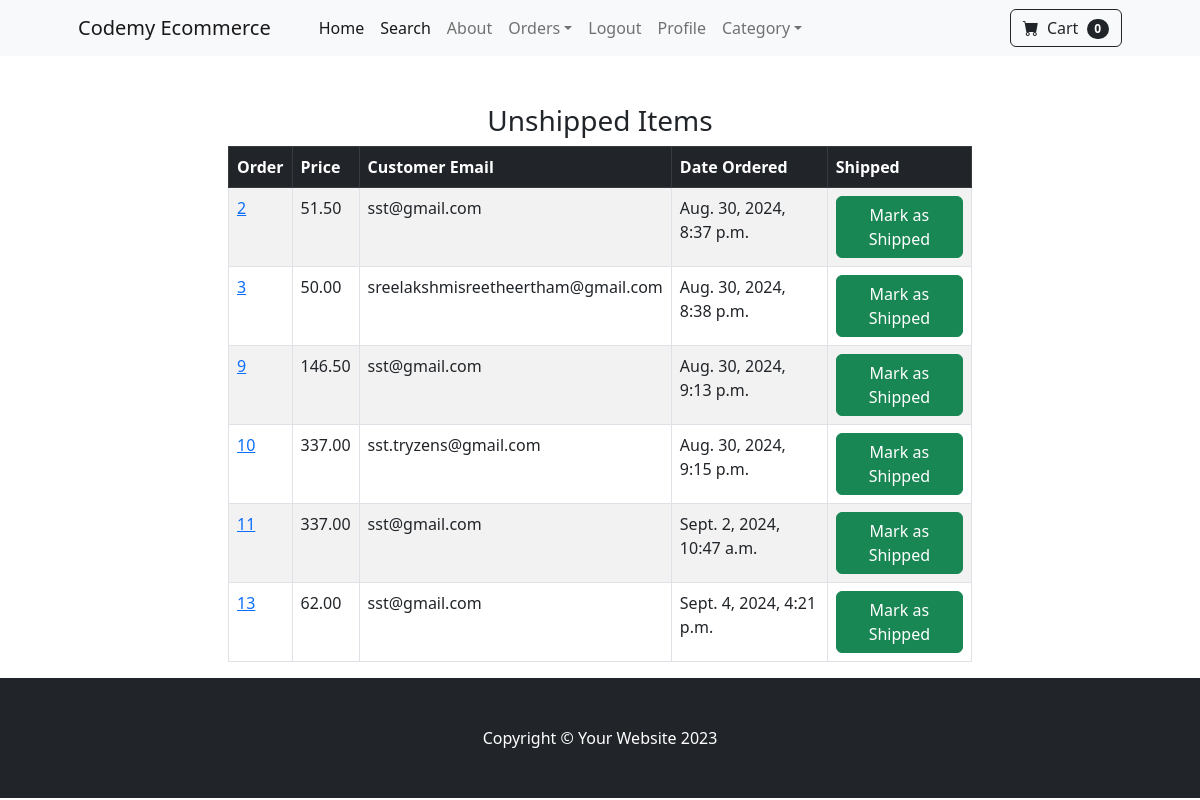
Page /payment/not_shipped_dash (signed in) on the committed database.
### payment/models.py (models this page shows, shortened)
class Order(models.Model):
    user = models.ForeignKey(User,on_delete=models.CASCADE,null=True,blank=True)
    full_name =  models.CharField(max_length=250)
    email = models.EmailField(max_length=250)
    shipping_address = models.TextField(max_length=15000)
    amount_paid = models.DecimalField(max_digits=7,decimal_places=2)
    date_ordered = models.DateTimeField(auto_now_add=True)
    shipped =  models.BooleanField(default=False)
    date_shipped = models.DateTimeField(blank=True,null=True)

### payment/views.py (the view, shortened to what this page needs)
# urls.py: path('not_shipped_dash',views.not_shipped_dash,name='not_shipped_dash'),
def not_shipped_dash(request):
    if request.user.is_authenticated and request.user.is_superuser:
        orders = Order.objects.filter(shipped = False)
        return render(request,'payment/not_shipped_dash.html',{"orders":orders})
    else:
        messages.success(request,"Access denied")
        return redirect('home')

### cart/context_processor.py (called while the page is built)
def cart(request):
    return {'csrt':Cart(request)}

### payment/templates/payment/not_shipped_dash.html (shortened to what this page needs)
{% extends 'base.html' %}
{% block content %}
<div class="container">
    <div class="row">
        <center>
            <div class="col-8">
                <br/><br/>
                <h3>Unshipped Items</h3>
                <table class="table table-striped table-hover table-bordered">
                    <thead class="table-dark">
                      <tr>
                        <th scope="col">Order</th>
                        <th scope="col">Price</th>
                        <th scope="col">Customer Email</th>
                        <th scope="col">Date Ordered</th>
                        <th scope="col">Shipped</th>
                      </tr>
                    </thead>
                    <tbody>
                    {% for item in orders %}
                      <tr>
                        <td><a href="{% url 'orders' item.id %}" >{{item.id}}</a></td>
                        <td>{{item.amount_paid}}</td>
                        <td>{{item.email}}</td>
                        <td>{{item.date_ordered}}</td>
                        <td>
                          <form method="POST">
                            <button type="submit" class="btn btn-success">Mark as Shipped</button>
                          </form>
                        </td>
                      </tr>
                    {% endfor %}
                    </tbody>
                </table>
            </div>
        </center>
    </div>
</div>
{% endblock %}

### store/templates/base.html (shortened to what this page needs)
{% load static %}
<!DOCTYPE html>
<html lang="en">
    <head>
        <link href="https://cdn.jsdelivr.net/npm/bootstrap-icons@1.5.0/font/bootstrap-icons.css" rel="stylesheet" />
        <link href="{% static 'css/styles.css' %}" rel="stylesheet" />
    </head>
    <body>
        {% include 'navbar.html' %}
        {% block content %}
        {% endblock %}
        <footer class="py-5 bg-dark">
            <div class="container"><p class="m-0 text-center text-white">Copyright &copy; Your Website 2023</p></div>
        </footer>
    </body>
</html>

### store/templates/navbar.html (shortened to what this page needs)
<nav class="navbar navbar-expand-lg navbar-light bg-light">
    <div class="container px-4 px-lg-5">
        <a class="navbar-brand" href="{% url 'home' %}">Codemy Ecommerce</a>
        <div class="collapse navbar-collapse" id="navbarSupportedContent">
            <ul class="navbar-nav me-auto mb-2 mb-lg-0 ms-lg-4">
                <li class="nav-item"><a class="nav-link active" aria-current="page" href="{% url 'home' %}">Home</a></li>
                <li class="nav-item"><a class="nav-link active" aria-current="page" href="{% url 'search' %}">Search</a></li>
                <li class="nav-item"><a class="nav-link" href="{% url 'about' %}">About</a></li>
                {% if user.is_authenticated %}
                {% if user.is_superuser %}
                <li class="nav-item dropdown">
                    <a class="nav-link dropdown-toggle" id="navbarDropdown" href="#" role="button" data-bs-toggle="dropdown" aria-expanded="false">Orders</a>
                </li>
                {% endif %}
                <li class="nav-item"><a class="nav-link" href="{% url 'logout' %}">Logout</a></li>
                <li class="nav-item"><a class="nav-link" href="{% url 'update_user' %}">Profile</a></li>
                {% else %}
                <li class="nav-item"><a class="nav-link" href="{% url 'login' %}">Login</a></li>
                <li class="nav-item"><a class="nav-link" href="{% url 'register' %}">Register</a></li>
                {% endif %}
                <li class="nav-item dropdown">
                    <a class="nav-link dropdown-toggle" id="navbarDropdown" href="#" role="button" data-bs-toggle="dropdown" aria-expanded="false">Category</a>
                </li>
            </ul>
            <form class="d-flex">
                <a href="{% url 'cart_summary' %}" class="btn btn-outline-dark"><i class="bi-cart-fill me-1"></i>
                    Cart
                    <span class="badge bg-dark text-white ms-1 rounded-pill" id="cart_quantity">{{cart|length}}</span></a>
            </form>
        </div>
    </div>
</nav>

### rows in the picture
Order: id "2", amount_paid "51.50", email "sst@gmail.com", date_ordered "Aug. 30, 2024, 8:37 p.m."
Order: id "3", amount_paid "50.00", email "sreelakshmisreetheertham@gmail.com", date_ordered "Aug. 30, 2024, 8:38 p.m."
Order: id "9", amount_paid "146.50", email "sst@gmail.com", date_ordered "Aug. 30, 2024, 9:13 p.m."
Order: id "10", amount_paid "337.00", email "sst.tryzens@gmail.com", date_ordered "Aug. 30, 2024, 9:15 p.m."
Order: id "11", amount_paid "337.00", email "sst@gmail.com", date_ordered "Sept. 2, 2024, 10:47 a.m."
Order: id "13", amount_paid "62.00", email "sst@gmail.com", date_ordered "Sept. 4, 2024, 4:21 p.m."

### other values in the picture
{{ cart|length }} "0"
